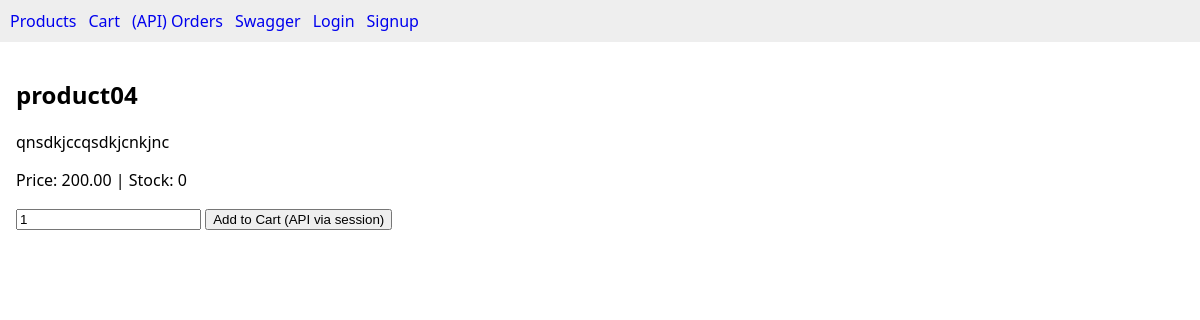
/products/4/, run on the app's committed database.
### products/models.py (models this page shows, shortened)
class Product(models.Model):
    name = models.CharField(max_length=150)
    description = models.TextField(blank=True)
    price = models.DecimalField(max_digits=10, decimal_places=2)
    stock = models.PositiveIntegerField(default=0)
    created_at = models.DateTimeField(auto_now_add=True)

### products/views.py (the view)
# urls.py: path('<int:pk>/', product_detail_page, name='detail'),
def product_detail_page(request, pk):
    product = get_object_or_404(Product, pk=pk)
    return render(request, 'products/product_detail.html', {'product': product})

### templates/products/product_detail.html (shortened to what this page needs)
{% extends 'base.html' %}
{% block content %}
<h2>{{ product.name }}</h2>
<p>{{ product.description }}</p>
<p>Price: {{ product.price }} | Stock: {{ product.stock }}</p>
<form method="post" action="/cart/api/cart/">{% csrf_token %}
  <input type="number" name="quantity" value="1" min="1">
  <button type="submit">Add to Cart (API via session)</button>
</form>
{% endblock %}

### static/css/styles.css (style rules this page uses)
body { font-family: system-ui, Arial, sans-serif; margin: 0; }

### data on the page
Product: name "product04", description "qnsdkjccqsdkjcnkjnc", price "200.00", stock "0"
